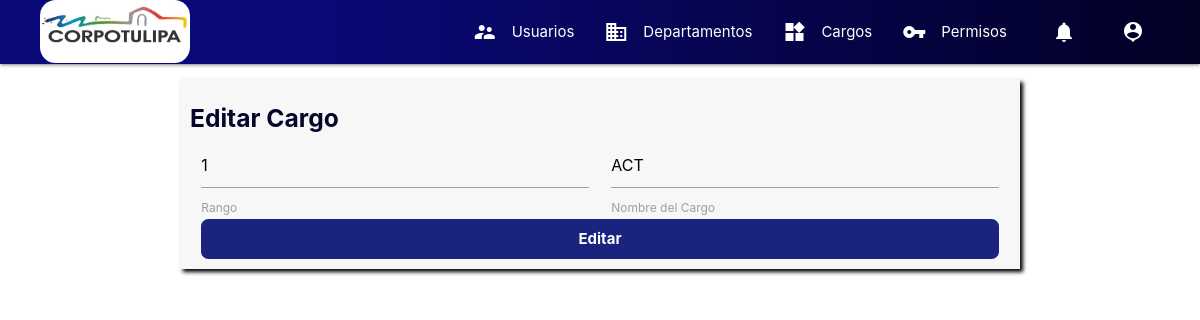
Page /frontend/editar_cargo/1 (signed in) on the earlier database version.
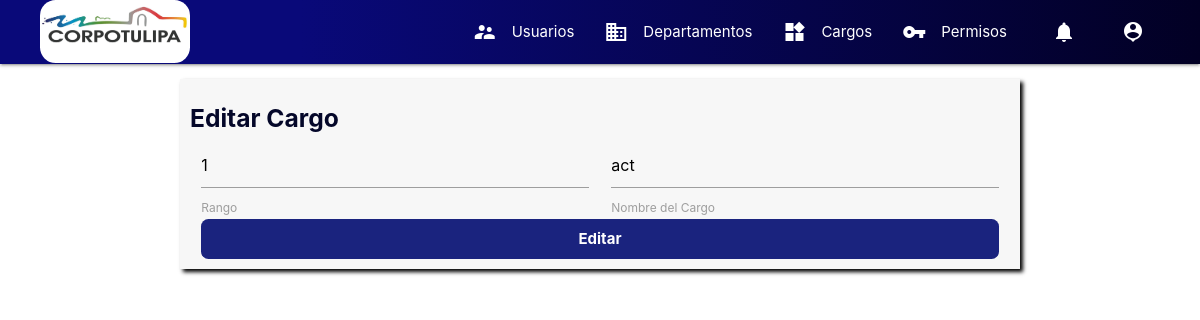
Same page on the later database version.
### tables this page shows
CREATE TABLE `cargo` (
  `cargo_id` int(11) NOT NULL,
  `cargo` varchar(255) NOT NULL,
  `rango` int(11) NOT NULL
);

### controllers/controller.php (called while the page is built, shortened)
<?php
class ControllersSuperuser{
    public function editarCargo($router){
        include('backend/bd.php');
        $sql="SELECT * FROM cargo WHERE cargo_id=".$router->getParam();
        $proceso=$bd->query($sql);
        if ($data = $proceso->fetch_assoc()) {
            $rango = $data['rango'];
            $nombre = $data['cargo'];
        } else {
            return header("Location: ../404");
        }
        return include("frontend/superuser/editar_cargos.php");
    }
}

### Router.php (called while the page is built, shortened)
<?php
class Router{
    public $uri;
    public $param;
    public function setUri(){
        $this->uri = explode('/', $_SERVER['REQUEST_URI']);
    }
    public function setParam(){
        $this->param = !empty($this->uri[3]) ? $this->uri[3] : '';
    }
    public function getParam(){
        return $this->param;
    }
}

### frontend/superuser/editar_cargos.php (the view, shortened to what this page needs)
<?php
include("frontend/modularizacion/encabezado_html_page.php");
include("frontend/modularizacion/menu_page.php");
?>
<div class="container section">
    <div class="row cont-crear">
        <form id="form">
            <h5 class="title">Editar Cargo</h5>
            <div class="col s12 m6">
                <input type="number" name="rango" id="rango" value="<?php echo $rango ?>">
                <label for="rango">Rango</label>
            </div>
            <div class="col s12 m6">
                <input type="text" name="nombre" id="nombre" value="<?php echo $nombre ?>">
                <label for="nombre">Nombre del Cargo</label>
            </div>
            <div class="col s12">
                <button type="submit" class="btn-entrar" id="btn-submit">Editar</button>
            </div>
        </form>
    </div>
</div>
<?php
include("frontend/modularizacion/cierre_html.php");
?>

Differences in the rows shown:
changed cargo: nombre "ACT" → "act"
